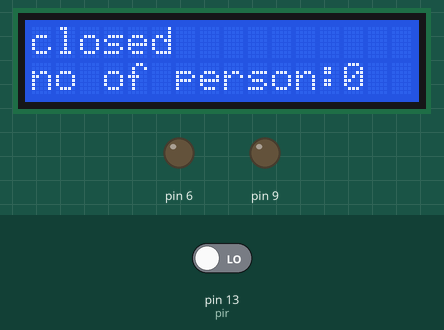
This sketch was run on a simulated Arduino Uno, built with avr-gcc and run on an emulated ATmega328P. Shown: 16×2 character LCD, output pins drawn as LEDs (lit = HIGH). Inputs (shaded band) come from the test bench; at power-on: pin 13 (pir) LOW.

Above: at 1.2 s.
1.3 s: pin 13 (pir) driven HIGH
At 1.8 s:
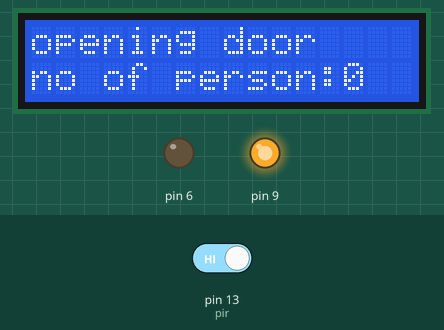
5.8 s: pin 13 (pir) driven LOW
At 7.8 s:
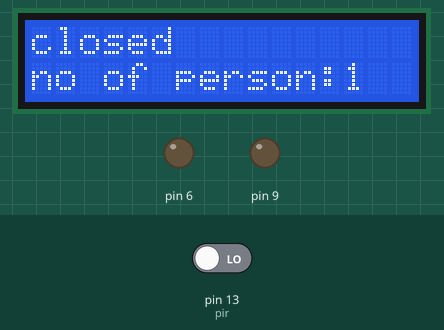
8.8 s: pin 13 (pir) driven HIGH
At 12.3 s:
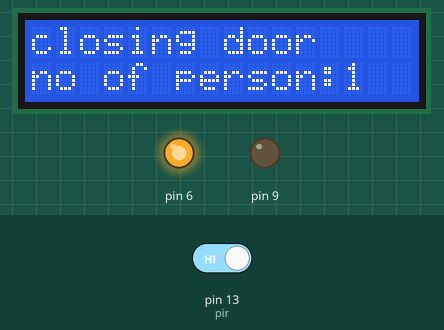
Timing chart, 0 to 16.3 s (numbered marks = the images above; inputs shaded):
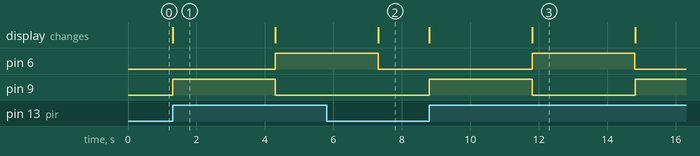

Measured:
- after the input at 1.3 s, pin 6: LOW → HIGH after 3.0 s; pin 9: LOW → HIGH at once, → LOW 3.0 s later; the display: changes at once (image 1)
- after the input at 5.8 s, pin 9: stays LOW (without the input it goes to HIGH after 1.5 s)
- after the input at 8.8 s, pin 6: LOW → HIGH after 3.0 s, → LOW 3.0 s later; pin 9: LOW → HIGH at once, → LOW 3.0 s later, → HIGH 3.0 s later; the display: first changes at once (image 3 shows a later state)
- what the display in image 1 shows lasts 3.0 s, from 1.3 s to 4.3 s

The sketch:

automatic_door.ino
```cpp
#include <LiquidCrystal.h>
LiquidCrystal lcd(12,11,5,4,3,2);
void open();//for open the gate//
void close();//for close the gate//
void stop();//for stop the gate//

int pir=13;
int mot1=9;
int mot2=6;
int count1=0;//to count person//
void setup()
{
Serial.begin(9600);
lcd.begin(16,2);//lcd no of column and rows(col,row)//
lcd.clear();
pinMode(9,OUTPUT);
pinMode(6,OUTPUT);
pinMode(13,INPUT);
digitalWrite(13,LOW);
}
void loop()
{
int pirval=digitalRead(pir);//read value high or low//
analogWrite(9,0);
analogWrite(6,0);
pirval==LOW;//initial state//
lcd.setCursor(0, 0);
lcd.print("closed");
if(pirval==HIGH)//for 1//
{
open();
count1++;//increment in value by 1//
}
if(pirval==LOW)//for 0//
{
stop();
}
lcd.setCursor(0,1);//set curser on(col,row)//
lcd.print("no of person:");
lcd.print(count1);//total person inside//
}
void open()
{
lcd.setCursor(0, 0);
lcd.print("opening door ");
analogWrite(9,255);
analogWrite(6,0);
delay(3000);
close();
}
void close()
{
lcd.setCursor(0,0);
lcd.print("closing door ");
analogWrite(9,0);
analogWrite(6,255);
delay(3000);
stop();
lcd.clear();
lcd.setCursor(0, 0);
lcd.print("closed");
}
void stop()
{
analogWrite(9,0);
analogWrite(6,0);
}
```
